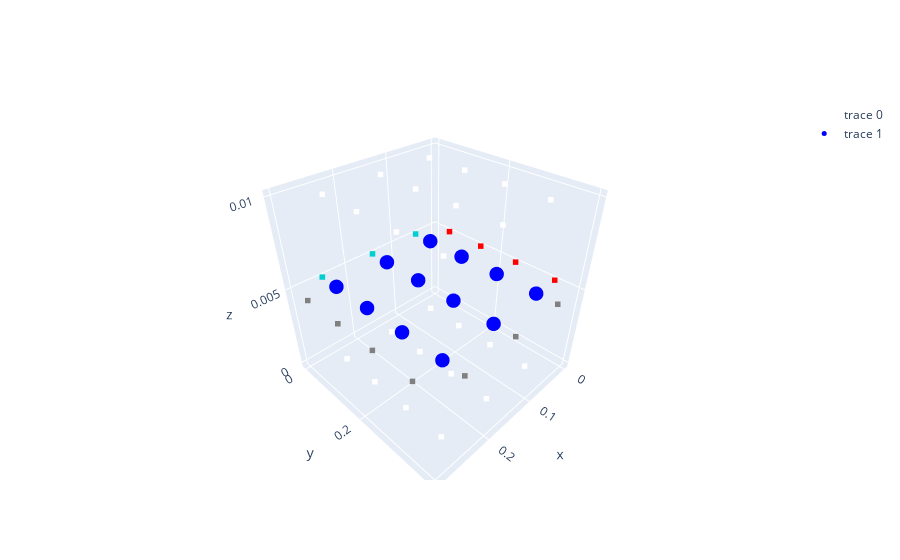

Write notebook code for a chart like this one.
### Code cell
#--------malla T -------------------------
malla = Mesh(2, volumes = (nvx, nvy), lengths = (lx, ly, lz))
malla.tag_wall_neumann("W", Fw)
malla.tag_wall_dirichlet("N", Tn)
malla.tag_wall_insulated(["E", "S"])
malla.draw()

### Figure 1 — Plotly figure (JSON) as saved in the notebook; plotly's stock layout.template omitted (floating-point values rounded to 4 significant figures)
{"data": [{"marker": {"color": ["white", "white", "white", "white", "white", "white", "white", "white", "white", "white", "white", "white", "darkturquoise", "darkturquoise", "darkturquoise", "red", "gray", "red", "gray", "red", "gray", "red", "gray", "gray", "gray", "gray", "white", "white", "white", "white", "white", "white", "white", "white", "white", "white", "white", "white"], "size": 2, "symbol": "square"}, "mode": "markers", "type": "scatter3d", "x": [0.05, 0.15, 0.25, 0.05, 0.15, 0.25, 0.05, 0.15, 0.25, 0.05, 0.15, 0.25, 0.05, 0.15, 0.25, 0, 0.3, 0, 0.3, 0, 0.3, 0, 0.3, 0.05, 0.15, 0.25, 0.05, 0.15, 0.25, 0.05, 0.15, 0.25, 0.05, 0.15, 0.25, 0.05, 0.15, 0.25], "y": [0.05, 0.05, 0.05, 0.15, 0.15, 0.15, 0.25, 0.25, 0.25, 0.35, 0.35, 0.35, 0, 0, 0, 0.05, 0.05, 0.15, 0.15, 0.25, 0.25, 0.35, 0.35, 0.4, 0.4, 0.4, 0.05, 0.05, 0.05, 0.15, 0.15, 0.15, 0.25, 0.25, 0.25, 0.35, 0.35, 0.35], "z": [0, 0, 0, 0, 0, 0, 0, 0, 0, 0, 0, 0, 0.005, 0.005, 0.005, 0.005, 0.005, 0.005, 0.005, 0.005, 0.005, 0.005, 0.005, 0.005, 0.005, 0.005, 0.01, 0.01, 0.01, 0.01, 0.01, 0.01, 0.01, 0.01, 0.01, 0.01, 0.01, 0.01]}, {"marker": {"color": "blue", "size": 5}, "mode": "markers", "type": "scatter3d", "x": [0.05, 0.15, 0.25, 0.05, 0.15, 0.25, 0.05, 0.15, 0.25, 0.05, 0.15, 0.25], "y": [0.05, 0.05, 0.05, 0.15, 0.15, 0.15, 0.25, 0.25, 0.25, 0.35, 0.35, 0.35], "z": [0.005, 0.005, 0.005, 0.005, 0.005, 0.005, 0.005, 0.005, 0.005, 0.005, 0.005, 0.005]}], "layout": {}}
